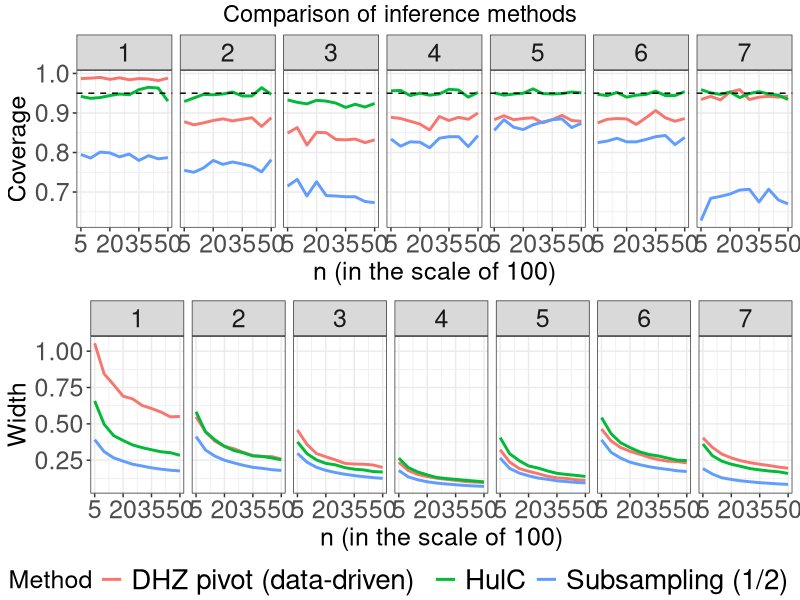
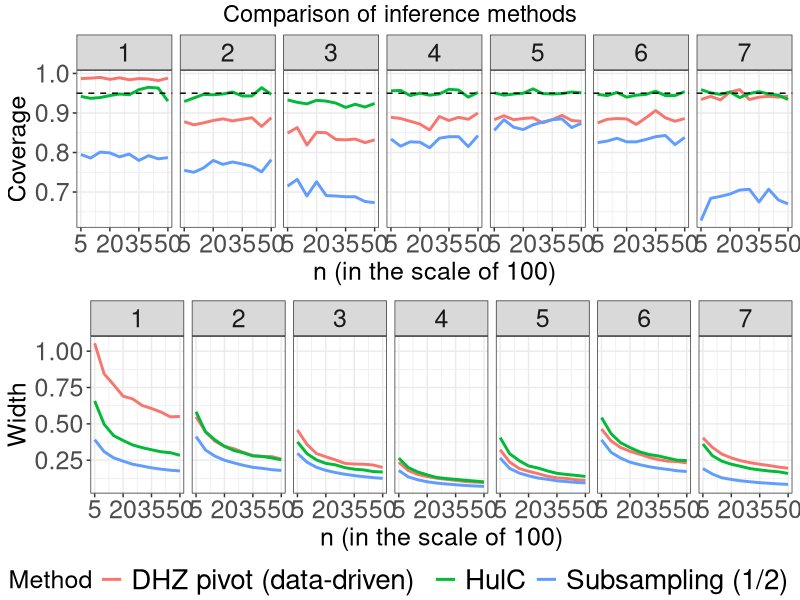

Here is the R script that generated these plots, in order:
######################################################################################
library(dplyr)
library(ggplot2)
library(ggpubr)

df_compare = read.csv("./df_compare_more_exmp_large_n_1.csv")[,-1] 

df_compare$method[df_compare$method=="hulc"] = "HulC" 
df_compare$method[df_compare$method=="dhz_data"] = "DHZ pivot (data-driven)"
df_compare$method[df_compare$method=="subsam"] = "Subsampling (1/2)"

p1_compare = df_compare %>% 
  ggplot(mapping = aes(x = n/100, y = coverage, color = method)) +
  geom_line(aes(group = method), alpha = 1, linewidth = 1) +
  geom_hline(yintercept = 0.95,linetype = 2) + 
  facet_grid(~ exmp_idx) + 
  labs(colour = "Method", y = "Coverage", x = "n (in the scale of 100)" ) + 
  theme_bw() +
  theme(legend.position = "bottom", legend.text=element_text(size=20)) + 
  theme(strip.text.x = element_text(size = 18),
        axis.text.x = element_text(size = 18),
        axis.text.y = element_text(size = 18)) + 
  scale_x_continuous(breaks=seq(5, 50, 15))

p2_compare = df_compare %>% 
  ggplot(mapping = aes(x = n/100, y = width, color = method)) +
  geom_line(aes(group = method), alpha = 1, linewidth = 1) +
  facet_grid(~ exmp_idx) + 
  labs(colour = "Method", y = "Width", x = "n (in the scale of 100)" ) + 
  theme_bw() +
  theme(legend.position = "bottom", legend.text=element_text(size=20)) + 
  theme(strip.text.x = element_text(size = 18),
        axis.text.x = element_text(size = 18),
        axis.text.y = element_text(size = 18)) + 
  scale_x_continuous(breaks=seq(5, 50, 15))


p21 = ggarrange(p1_compare + theme(text = element_text(size = 18)), 
                p2_compare + theme(text = element_text(size = 18)) , 
                ncol=1, nrow=2, common.legend = TRUE, legend="bottom")

p21 = annotate_figure(p21,
                      top = text_grob("Comparison of inference methods",
                                      size = 17))
p21


ggsave(p21 , file = "./plots/compare_more_exmp.pdf", 
       width = 13, height = 6, dpi = 300, units = "in" )
